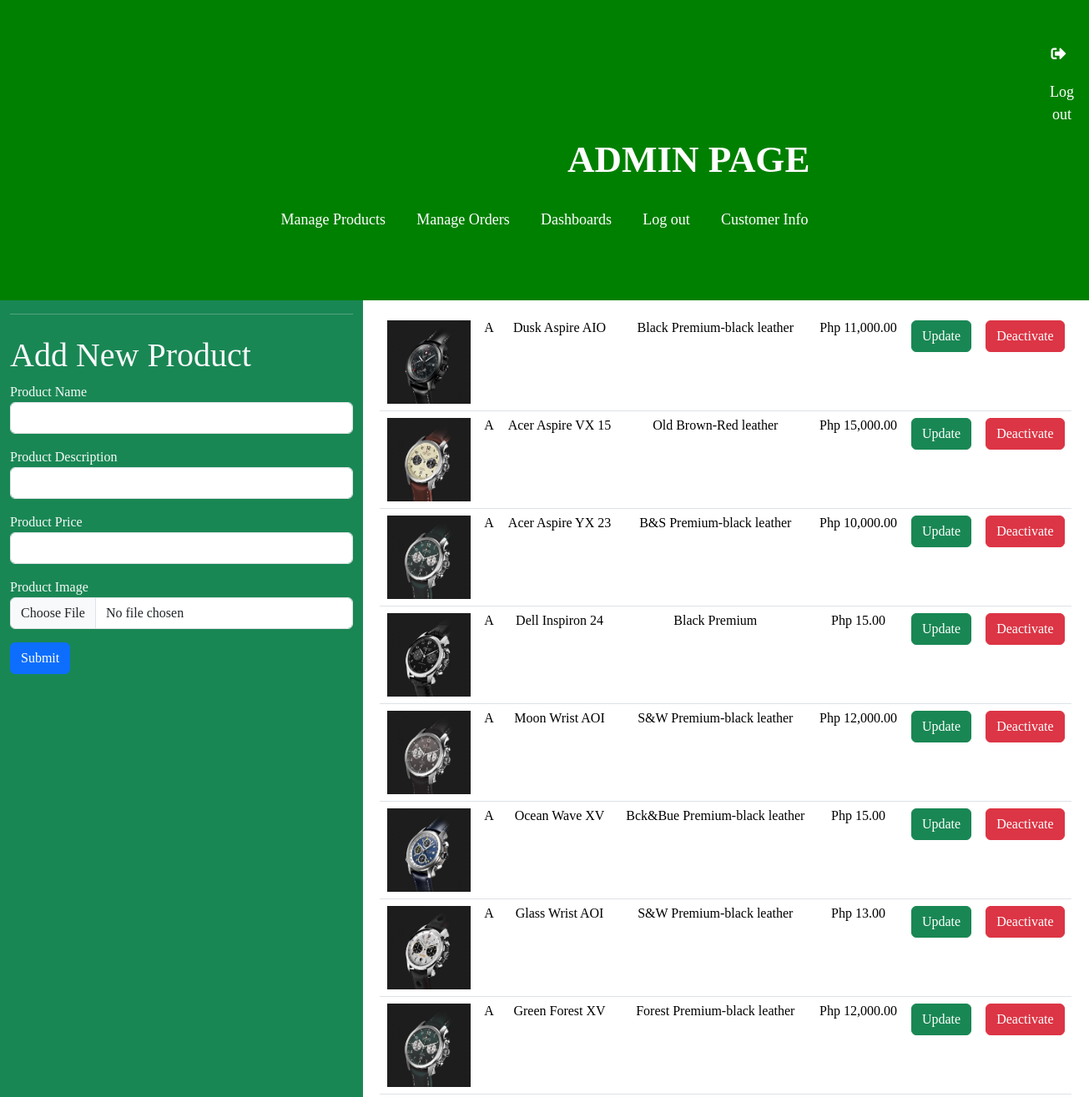
The app's page /admin?manageproducts (signed in, upper part), older data.
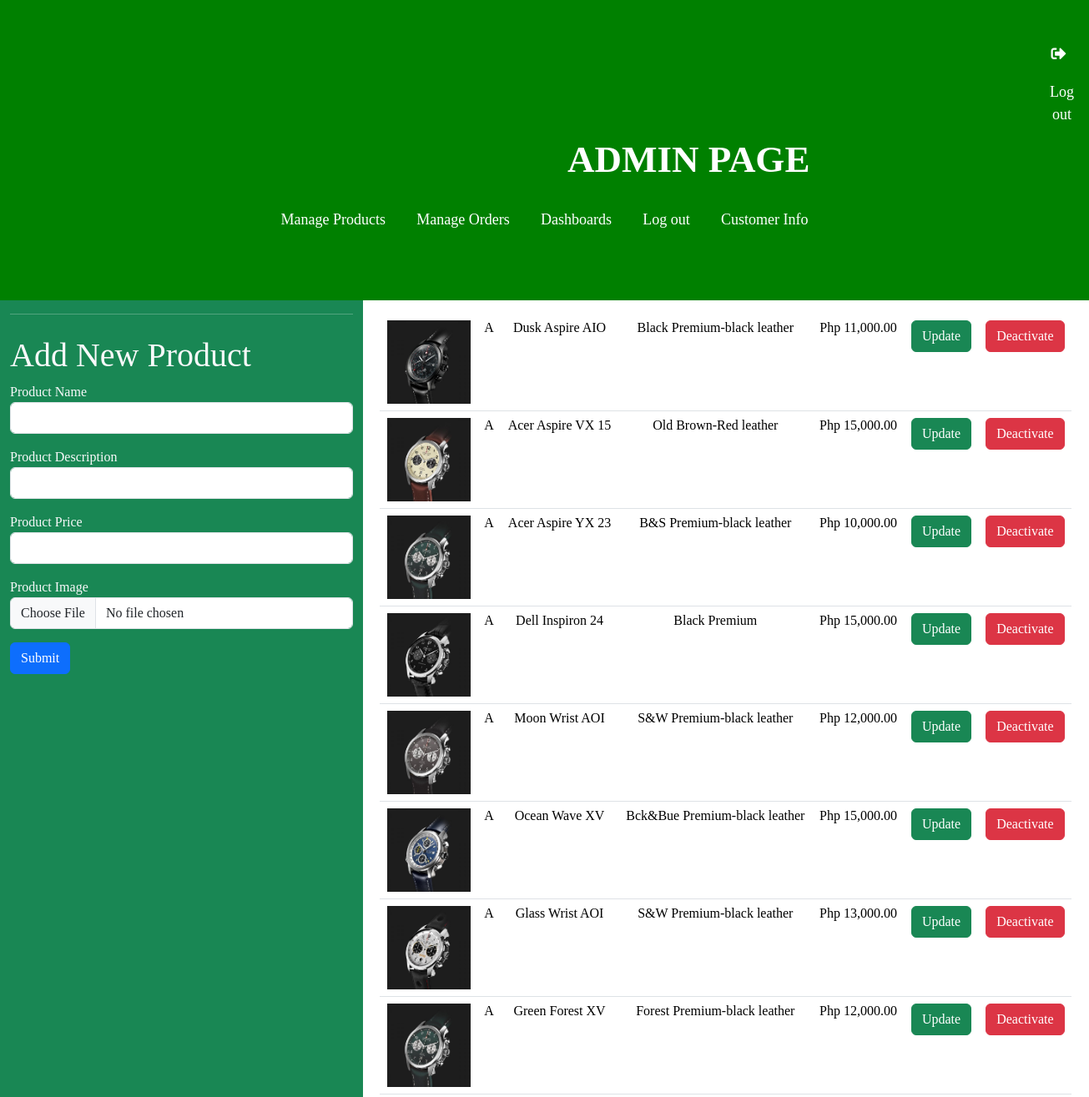
The same page, newer data.
### tables this page shows
CREATE TABLE `products` (
  `pdt_id` int(11) NOT NULL,
  `pdt_img` varchar(255) DEFAULT NULL,
  `pdt_name` varchar(55) NOT NULL,
  `pdt_description` text NOT NULL,
  `pdt_price` decimal(8,2) NOT NULL,
  `pdt_status` char(1) NOT NULL DEFAULT 'A',
  `pdt_keywords` varchar(255) NOT NULL
);

### admin/index.php (the view, shortened to what this page needs)
<html>
<?php
include_once "../dbconnect.php";
?>
<head>
    <link rel="stylesheet" href="../css/bootstrap.css">
    <link rel="stylesheet" href="../style/admin.css">
    <link rel="stylesheet" href="https://cdnjs.cloudflare.com/ajax/libs/font-awesome/5.15.4/css/all.min.css">
</head>
<body>
    <div class="border-top-0" style="background-color: green">
            <div class="logout-admin">
                <a href="?logout" class="btn btn-link" style="text-decoration: none; color: white; font-size: large; margin-left: 155vh;">
                    <i class="fa fa-sign-out-alt" style="margin-right: 8px; padding-bottom: 3vh; "></i> Log out
                </a>
            </div>
            <a href="#"  style="text-decoration: none; color: white; float: left; margin-left: 85vh; "> ADMIN PAGE</a><br>
            <a href="?manageproducts" class="btn btn-link" style="text-decoration: none; color: white; font-size: large;">Manage Products</a>
            <a href="?manageorder" class="btn btn-link" style="text-decoration: none; color: white; font-size: large;">Manage Orders</a>
            <a href="?dashboard" class="btn btn-link" style="text-decoration: none; color: white; font-size: large;">Dashboards</a>
            <a href="?logout" class="btn btn-link" style="text-decoration: none; color: white; font-size: large;">Log out</a>
            <a href="?registered_users" class="btn btn-link" style="text-decoration: none; color: white; font-size: large;">Customer Info</a>
    </div>
<?php
 if(isset($_GET['manageproducts'])) { ?>
    <div class="container-fluid">
        <div class="row">
            <div class="col-4 bg-success text-light">
             <hr>
              <h3 class="display-6">Add New Product</h3>
               <form action="process_new_product.php" method="POST" enctype="multipart/form-data">
                  <label for="">Product Name</label>
                   <input type="text" name="n_pdt_name" class="form-control mb-3">
                  <label for="">Product Description</label>
                   <input type="text" name="n_pdt_description" class="form-control mb-3">
                  <label for="">Product Price</label>
                   <input type="text" name="n_pdt_price" class="form-control mb-3">
                  <label for="">Product Image</label>
                      <input type="file" class="form-control mb-3" name="n_pdt_img">
                  <input type="submit" class="btn btn-primary">
               </form>
        </div>
           <div class="col-8">
               <?php
                    $sql_get_products = "SELECT * FROM products WHERE `pdt_status`='A' order by pdt_id ASC";
                    $get_result = mysqli_query($conn, $sql_get_products);
               ?>
               <table class="table">
                   <?php
                       while ($row = mysqli_fetch_assoc($get_result) ){ ?>
                        <tr>
                            <td><img src="../webpics/<?php echo $row['pdt_img'];?>" alt="" class="img-fluid" width="100px"> </td>
                            <td><?php echo $row['pdt_status'];?></td>
                            <td><?php echo $row['pdt_name'];?></td>
                            <td><?php echo $row['pdt_description'];?></td>
                            <td><?php echo "Php " . number_format($row['pdt_price'],2);?></td>
                            <td> <a href="../admin/index.php?manageproducts&update_product=<?php echo $row['pdt_id'];?>" class="btn btn-success">Update</a> </td>
                            <td> <a href="../admin/index.php?manageproducts&deactivate_product=<?php echo $row['pdt_id'];?>" class="btn btn-danger">Deactivate</a> </td>
                        </tr>
                       <?php
                       }
                   ?>
           </div>
        </div>
    </div>
    <?php
    }
    ?>
</body>
</html>

### style/admin.css (style rules this page uses)
.border-top-0 { border-top: 0 !important; position: relative; border-width: 100vw; height: 45vh; background-color: black; text-align: center; color:rgb(183, 96, 25); padding: 6vh 0 0 0; font-size: 45px; font-weight: bold; }
.bg-success { --bs-bg-opacity: 1; background-color: rgba(var(--bs-success-rgb), var(--bs-bg-opacity)) !important; }
.text-light { --bs-text-opacity: 1; color: rgba(var(--bs-light-rgb), var(--bs-text-opacity)) !important; }
.col-4 { flex: 0 0 auto; max-width: 35%; }
.col-8 { flex: 0 0 auto; width: 66.6%; padding: 16px 20px 0 20px; }
* { font-family: 'Playfair Display', serif; }
h6, .h6, h5, .h5, h4, .h4, h3, .h3, h2, .h2, h1, .h1 { margin-top: 25px; margin-bottom: 0.5rem; font-weight: 500; line-height: 1.2; color: var(--bs-heading-color); }
.table > :not(caption) > * > * { padding: 0.5rem 0.5rem; text-align: center; color: var(--bs-table-color-state, var(--bs-table-color-type, var(--bs-table-color))); background-color: var(--bs-table-bg); border-bottom-width: var(--bs-border-width); box-shadow: inset 0 0 0 9999px var(--bs-table-bg-state, var(--bs-table-bg-type, var(--bs-table-accent-bg))); }
label { display: inline-block; font-size: 16px; }

Row changes from the older to the newer data that the page shows:
changed products "Dell Inspiron 24": pdt_price "15.00" → "15,000.00"
changed products "Ocean Wave XV": pdt_price "15.00" → "15,000.00"
changed products "Glass Wrist AOI": pdt_price "13.00" → "13,000.00"
